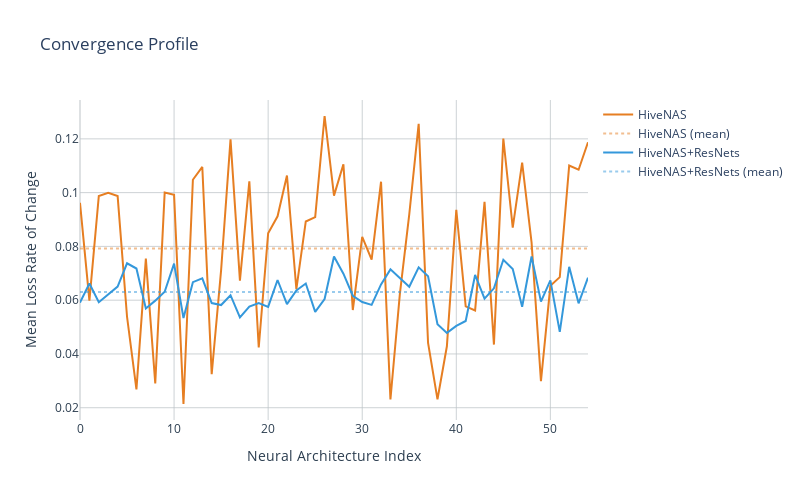

Notebook cell for this chart:
### Markdown cell above
#### Convergence Profile
*Skip-Connections' convergence stability*

### Code cell
''' Showcases the convergence stability (low loss std.) of skip-connections/resnets '''

# Indices included in this analysis
dfs_idx = [0, 2]

# Data Prep.
def group_avg_roc(tpl):
    return abs((tpl[-1] - tpl[0]) / len(tpl))

CONVERGENCE_METRIC = 'loss'    # 'loss', 'val_loss', 'sparse_categorical_accuracy', 'val_sparse_categorical_accuracy'

avg_roc = {}
for (idx, (k, df)) in enumerate(main_dfs.items()):
    if idx not in dfs_idx:
        continue
        
    if main_dfs[k]['hist'].empty:
        print(f'Skipping {main_dfs[k]["name"]}, no history files found...\n')
        continue
        
    avg_roc[main_dfs[k]['name']] = [group_avg_roc(group[1].values) for group in main_dfs[k]['hist'].groupby('arch')['val_loss']]
    

    avg_roc[main_dfs[k]['name']] = reject_outliers(np.array(avg_roc[main_dfs[k]['name']]), m=2)
    
# Truncate data lengths to match (for aesthetic purposes)
truncate_lists(avg_roc)

# Figure customization
fig = go.Figure()
fig.update_layout(
    title='Convergence Profile',
    xaxis_title='Neural Architecture Index', 
    yaxis_title='Mean Loss Rate of Change',
    plot_bgcolor='white',
    autosize=False,
    width=800,
    height=500
)

fig.update_yaxes(color=PLOT_TEXT_COLOR,
                 zeroline=True,
                 zerolinewidth=1,
                 zerolinecolor=GRID_ZERO_LINE_COLOR,
                 gridcolor=GRID_LINE_COLOR)

fig.update_xaxes(color=PLOT_TEXT_COLOR,
                 zeroline=True,
                 zerolinewidth=1,
                 zerolinecolor=GRID_ZERO_LINE_COLOR,
                 gridcolor=GRID_LINE_COLOR)

# Traces
for idx, (name, trace_data) in enumerate(avg_roc.items()):
    # Traces
    fig.add_trace(go.Scatter(x=list(range(len(trace_data))), y=trace_data,
                             mode='lines',
                             name=name,
                             line=dict(color=TRACE_COLORS[idx])))
    fig.add_trace(go.Scatter(x=list(range(len(trace_data))), y=[trace_data.mean() for _ in range(len(trace_data))],
                             mode='lines',
                             name=f'{name} (mean)',
                             line=dict(color=TRACE_DOTTED_COLORS[idx], dash='dot')))

fig.write_image(ANALYSIS_RESULTS_PATH + 'convergence_profile.eps')

fig.show()

# print([i[0] for i in hist_df_a.groupby('arch')['val_loss']])
# print(hist_df_a.groupby('arch')['val_loss'].get_group('input|avg_pool3x3|sep3x3_128|avg_pool3x3|sep5x5_32|output'),'\n\n')
# print(hist_df_a.groupby('arch')['val_loss'].get_group('input|batch_norm|sep3x3_128|avg_pool3x3|sep5x5_32|output'))

### Figure 1 — Plotly figure (JSON) as saved in the notebook; plotly's stock layout.template omitted (floating-point values rounded to 4 significant figures)
{"data": [{"line": {"color": "rgba(230,126,34,1.0)"}, "mode": "lines", "name": "HiveNAS", "type": "scatter", "x": [0, 1, 2, 3, 4, 5, 6, 7, 8, 9, 10, 11, 12, 13, 14, 15, 16, 17, 18, 19, 20, 21, 22, 23, 24, 25, 26, 27, 28, 29, 30, 31, 32, 33, 34, 35, 36, 37, 38, 39, 40, 41, 42, 43, 44, 45, 46, 47, 48, 49, 50, 51, 52, 53, 54], "y": [0.09622, 0.0598, 0.09877, 0.09992, 0.09872, 0.05383, 0.02681, 0.07545, 0.02904, 0.1, 0.09917, 0.02138, 0.1048, 0.1095, 0.03246, 0.07119, 0.1198, 0.06725, 0.1042, 0.04241, 0.08491, 0.09119, 0.1064, 0.06408, 0.08927, 0.09088, 0.1285, 0.09888, 0.1106, 0.05634, 0.08353, 0.07506, 0.1041, 0.02306, 0.06225, 0.09195, 0.1256, 0.04408, 0.02311, 0.04285, 0.09357, 0.05769, 0.05618, 0.09657, 0.04349, 0.1201, 0.08695, 0.1112, 0.08148, 0.0299, 0.06533, 0.06858, 0.1101, 0.1085, 0.1188]}, {"line": {"color": "rgba(230,126,34,0.5)", "dash": "dot"}, "mode": "lines", "name": "HiveNAS (mean)", "type": "scatter", "x": [0, 1, 2, 3, 4, 5, 6, 7, 8, 9, 10, 11, 12, 13, 14, 15, 16, 17, 18, 19, 20, 21, 22, 23, 24, 25, 26, 27, 28, 29, 30, 31, 32, 33, 34, 35, 36, 37, 38, 39, 40, 41, 42, 43, 44, 45, 46, 47, 48, 49, 50, 51, 52, 53, 54], "y": [0.07919, 0.07919, 0.07919, 0.07919, 0.07919, 0.07919, 0.07919, 0.07919, 0.07919, 0.07919, 0.07919, 0.07919, 0.07919, 0.07919, 0.07919, 0.07919, 0.07919, 0.07919, 0.07919, 0.07919, 0.07919, 0.07919, 0.07919, 0.07919, 0.07919, 0.07919, 0.07919, 0.07919, 0.07919, 0.07919, 0.07919, 0.07919, 0.07919, 0.07919, 0.07919, 0.07919, 0.07919, 0.07919, 0.07919, 0.07919, 0.07919, 0.07919, 0.07919, 0.07919, 0.07919, 0.07919, 0.07919, 0.07919, 0.07919, 0.07919, 0.07919, 0.07919, 0.07919, 0.07919, 0.07919]}, {"line": {"color": "rgba(52,152,219,1.0)"}, "mode": "lines", "name": "HiveNAS+ResNets", "type": "scatter", "x": [0, 1, 2, 3, 4, 5, 6, 7, 8, 9, 10, 11, 12, 13, 14, 15, 16, 17, 18, 19, 20, 21, 22, 23, 24, 25, 26, 27, 28, 29, 30, 31, 32, 33, 34, 35, 36, 37, 38, 39, 40, 41, 42, 43, 44, 45, 46, 47, 48, 49, 50, 51, 52, 53, 54], "y": [0.05909, 0.06618, 0.05925, 0.06225, 0.06504, 0.07373, 0.07177, 0.05694, 0.05983, 0.06314, 0.07361, 0.05337, 0.0667, 0.06813, 0.05892, 0.05819, 0.06184, 0.0536, 0.05758, 0.05893, 0.05753, 0.0675, 0.05852, 0.06362, 0.06619, 0.05564, 0.06041, 0.07626, 0.06986, 0.06166, 0.0593, 0.05825, 0.06585, 0.07146, 0.06836, 0.06499, 0.07223, 0.06887, 0.05109, 0.04783, 0.05044, 0.05227, 0.06938, 0.06056, 0.06441, 0.07504, 0.07155, 0.05756, 0.07623, 0.05945, 0.06734, 0.04823, 0.0724, 0.05882, 0.06837]}, {"line": {"color": "rgba(52,152,219,0.5)", "dash": "dot"}, "mode": "lines", "name": "HiveNAS+ResNets (mean)", "type": "scatter", "x": [0, 1, 2, 3, 4, 5, 6, 7, 8, 9, 10, 11, 12, 13, 14, 15, 16, 17, 18, 19, 20, 21, 22, 23, 24, 25, 26, 27, 28, 29, 30, 31, 32, 33, 34, 35, 36, 37, 38, 39, 40, 41, 42, 43, 44, 45, 46, 47, 48, 49, 50, 51, 52, 53, 54], "y": [0.06301, 0.06301, 0.06301, 0.06301, 0.06301, 0.06301, 0.06301, 0.06301, 0.06301, 0.06301, 0.06301, 0.06301, 0.06301, 0.06301, 0.06301, 0.06301, 0.06301, 0.06301, 0.06301, 0.06301, 0.06301, 0.06301, 0.06301, 0.06301, 0.06301, 0.06301, 0.06301, 0.06301, 0.06301, 0.06301, 0.06301, 0.06301, 0.06301, 0.06301, 0.06301, 0.06301, 0.06301, 0.06301, 0.06301, 0.06301, 0.06301, 0.06301, 0.06301, 0.06301, 0.06301, 0.06301, 0.06301, 0.06301, 0.06301, 0.06301, 0.06301, 0.06301, 0.06301, 0.06301, 0.06301]}], "layout": {"autosize": false, "height": 500, "plot_bgcolor": "white", "title": {"text": "Convergence Profile"}, "width": 800, "xaxis": {"color": "rgba(44,62,80,1.0)", "gridcolor": "rgba(189,195,199,0.75)", "title": {"text": "Neural Architecture Index"}, "zeroline": true, "zerolinecolor": "rgba(189,195,199,1.0)", "zerolinewidth": 1}, "yaxis": {"color": "rgba(44,62,80,1.0)", "gridcolor": "rgba(189,195,199,0.75)", "title": {"text": "Mean Loss Rate of Change"}, "zeroline": true, "zerolinecolor": "rgba(189,195,199,1.0)", "zerolinewidth": 1}}}
